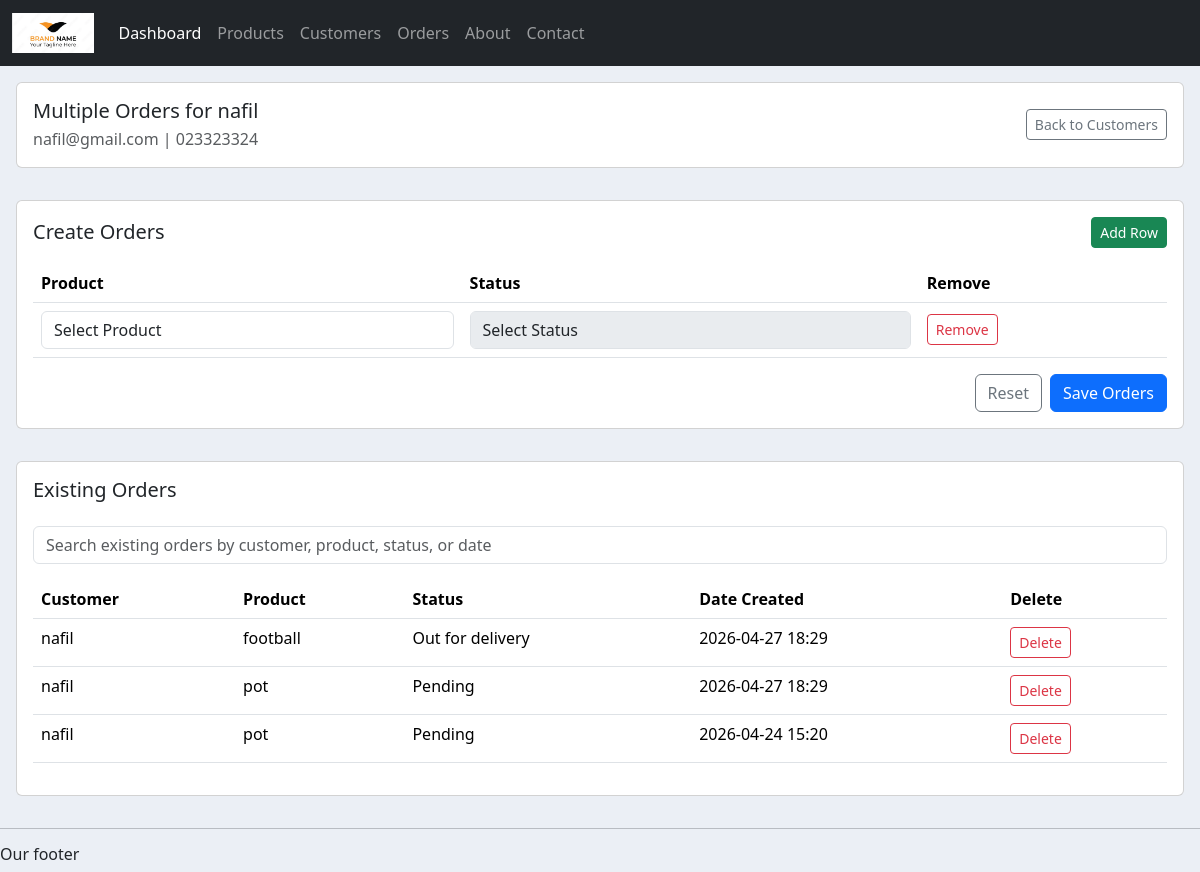
Page /accounts/customers/orders/1/ on the earlier database version.
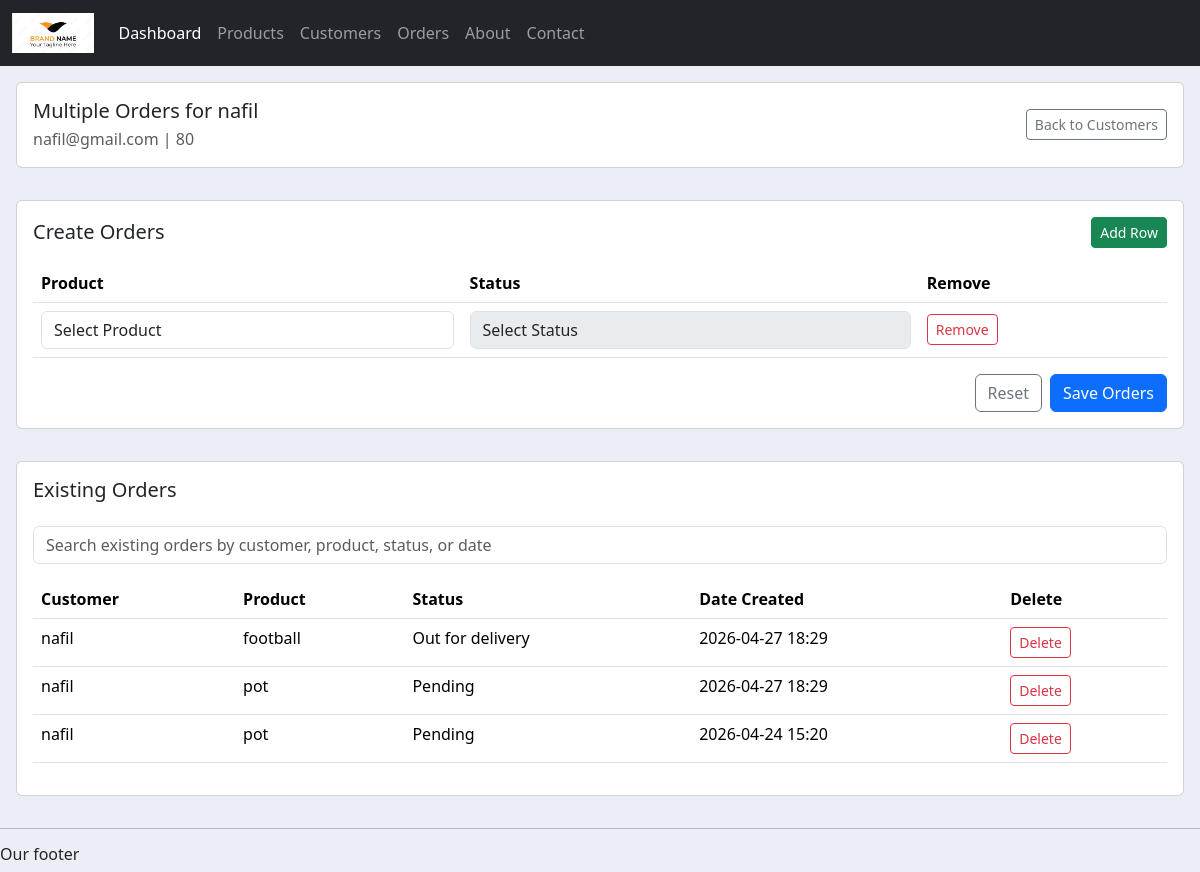
Same page on the later database version.
### accounts/models.py (models this page shows, shortened)
class Customer (models.Model):
    name = models.CharField(max_length=255,null=True)
    phone = models.CharField(max_length=20, null=True)
    email = models.EmailField(unique=True, null=True)
    date_created = models.DateTimeField(auto_now_add=True, null=True)

### accounts/views.py (the view, shortened to what this page needs)
# urls.py: path('customers/orders/<int:customer_id>/', views.customer_orders, name='customer_orders'),
@csrf_exempt
def customer_orders(request, customer_id):
    customer = get_object_or_404(Customer, id=customer_id)
    if request.method == 'GET':
        products = Product.objects.all()
        statuses = Order.STATUS
        orders = Order.objects.filter(customer=customer).select_related('product').order_by('-date_created')
        return render(request, 'accounts/multiple-orders-customers.html', {
            'customer': customer,
            'products': products,
            'statuses': statuses,
            'orders': orders,
        })
    return JsonResponse({'error': 'Invalid request'}, status=400)

### accounts/templates/accounts/multiple-orders-customers.html (shortened to what this page needs)
{% extends 'accounts/main.html' %}
{% block content %}
<div class="row p-3">
    <div class="col-md-12">
        <div class="card card-body">
            <div class="d-flex justify-content-between align-items-center flex-wrap gap-2">
                <div>
                    <h5 class="mb-1">Multiple Orders for {{ customer.name }}</h5>
                    <p class="mb-0 text-muted">{{ customer.email }} | {{ customer.phone }}</p>
                </div>
                <a href="{% url 'customers' %}" class="btn btn-outline-secondary btn-sm">Back to Customers</a>
            </div>
        </div>
    </div>
</div>
<div class="row p-3">
    <div class="col-md-12">
        <div class="card card-body">
            <div class="d-flex justify-content-between align-items-center mb-3">
                <h5 class="mb-0">Create Orders</h5>
                <button type="button" class="btn btn-success btn-sm" id="add-order-row-btn">Add Row</button>
            </div>
            <div class="table-responsive">
                <table class="table align-middle mb-0">
                    <thead>
                        <tr>
                            <th>Product</th>
                            <th>Status</th>
                            <th>Remove</th>
                        </tr>
                    </thead>
                    <tbody id="new-order-rows"></tbody>
                </table>
            </div>
            <div class="d-flex justify-content-end gap-2 mt-3">
                <button type="button" class="btn btn-outline-secondary" id="reset-order-rows-btn">Reset</button>
                <button type="button" class="btn btn-primary" id="save-customer-orders-btn">Save Orders</button>
            </div>
        </div>
    </div>
</div>
<div class="row p-3">
    <div class="col-md-12">
        <div class="card card-body">
            <h5>Existing Orders</h5>
            <div class="mt-3">
                <input type="search" id="existing-orders-search-input" class="form-control"
                    placeholder="Search existing orders by customer, product, status, or date">
            </div>
            <table class="table mt-3">
                <thead>
                    <tr>
                        <th>Customer</th>
                        <th>Product</th>
                        <th>Status</th>
                        <th>Date Created</th>
                        <th>Delete</th>
                    </tr>
                </thead>
                <tbody id="customer-existing-orders-body">
                    {% for order in orders %}
                    <tr data-order-id="{{ order.id }}">
                        <td>{{ order.customer.name|default:"Unknown customer" }}</td>
                        <td>{{ order.product.name|default:"Unknown product" }}</td>
                        <td>{{ order.status }}</td>
                        <td>{{ order.date_created|date:"Y-m-d H:i" }}</td>
                        <td>
                            <button type="button" class="btn btn-sm btn-outline-danger delete-existing-order-btn"
                                data-id="{{ order.id }}" data-delete-url="{% url 'delete_order' order.id %}">
                                Delete
                            </button>
                        </td>
                    </tr>
                    {% empty %}
                    <tr id="no-existing-orders-row">
                        <td colspan="5" class="text-center">No orders found for this customer.</td>
                    </tr>
                    {% endfor %}
                </tbody>
            </table>
        </div>
    </div>
</div>
{% endblock %}

Differences in the rows shown:
changed Customer "nafil": phone "023323324" → "80"
